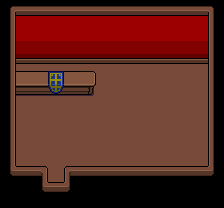

The image is a tile-based game level rendered from a .tmx file. Its description and source (layers, tilesets, objects; grid data summarised) follow:
An orthogonal 14x13 tile map with 16x16 px tiles, 3 tile layers (Base Layer, Ground Layer, Upper Layer), 3 tilesets and 8 objects (4x WorldObject, Entrance, Talk_Workshop, Workshop_NPC, NPC_16).

<map version="1.10" tiledversion="1.10.2" orientation="orthogonal" renderorder="right-down" width="14" height="13" tilewidth="16" tileheight="16" infinite="0" nextlayerid="11" nextobjectid="49">
 <properties>
  <property name="BuildingID" type="int" value="39" />
  <property name="MapType" value="Town" />
 </properties>
 <tileset firstgid="1" name="tsWallsFloors" tilewidth="16" tileheight="16" tilecount="484" columns="22">
  <image source="../Tilesets/tsWalls_Floors.png" trans="ffffff" width="352" height="353" />
  <tile id="9">
   <properties>
    <property name="Impassable" type="bool" value="true" />
   </properties>
  </tile>
  <tile id="10">
   <properties>
    <property name="Impassable" type="bool" value="true" />
   </properties>
  </tile>
  <tile id="22">
   <properties>
    <property name="Impassable" type="bool" value="true" />
   </properties>
  </tile>
  <tile id="24">
   <properties>
    <property name="Impassable" type="bool" value="true" />
   </properties>
  </tile>
  <tile id="25">
   <properties>
    <property name="Impassable" type="bool" value="true" />
   </properties>
  </tile>
  <tile id="27">
   <properties>
    <property name="Impassable" type="bool" value="true" />
   </properties>
  </tile>
  <tile id="28">
   <properties>
    <property name="Impassable" type="bool" value="true" />
   </properties>
  </tile>
  <tile id="29">
   <properties>
    <property name="Impassable" type="bool" value="true" />
   </properties>
  </tile>
  <tile id="30">
   <properties>
    <property name="Impassable" type="bool" value="true" />
   </properties>
  </tile>
  <tile id="31">
   <properties>
    <property name="Impassable" type="bool" value="true" />
   </properties>
  </tile>
  <tile id="33">
   <properties>
    <property name="Impassable" type="bool" value="true" />
   </properties>
  </tile>
  <tile id="44">
   <properties>
    <property name="Impassable" type="bool" value="true" />
   </properties>
  </tile>
  <tile id="46">
   <properties>
    <property name="Impassable" type="bool" value="true" />
   </properties>
  </tile>
  <tile id="47">
   <properties>
    <property name="Impassable" type="bool" value="true" />
   </properties>
  </tile>
  <tile id="49">
   <properties>
    <property name="Impassable" type="bool" value="true" />
   </properties>
  </tile>
  <tile id="50">
   <properties>
    <property name="Impassable" type="bool" value="true" />
   </properties>
  </tile>
  <tile id="52">
   <properties>
    <property name="Impassable" type="bool" value="true" />
   </properties>
  </tile>
  <tile id="53">
   <properties>
    <property name="Impassable" type="bool" value="true" />
   </properties>
  </tile>
  <tile id="55">
   <properties>
    <property name="Impassable" type="bool" value="true" />
   </properties>
  </tile>
  <tile id="66">
   <properties>
    <property name="Impassable" type="bool" value="true" />
   </properties>
  </tile>
  <tile id="68">
   <properties>
    <property name="Impassable" type="bool" value="true" />
   </properties>
  </tile>
  <tile id="69">
   <properties>
    <property name="Impassable" type="bool" value="true" />
   </properties>
  </tile>
  <tile id="71">
   <properties>
    <property name="Impassable" type="bool" value="true" />
   </properties>
  </tile>
  <tile id="72">
   <properties>
    <property name="Impassable" type="bool" value="true" />
   </properties>
  </tile>
  <tile id="73">
   <properties>
    <property name="Impassable" type="bool" value="true" />
   </properties>
  </tile>
  <tile id="74">
   <properties>
    <property name="Impassable" type="bool" value="true" />
   </properties>
  </tile>
  <tile id="75">
   <properties>
    <property name="Impassable" type="bool" value="true" />
   </properties>
  </tile>
  <tile id="77">
   <properties>
    <property name="Impassable" type="bool" value="true" />
   </properties>
  </tile>
  <tile id="88">
   <properties>
    <property name="Impassable" type="bool" value="true" />
   </properties>
  </tile>
  <tile id="89">
   <properties>
    <property name="Impassable" type="bool" value="true" />
   </properties>
  </tile>
  <tile id="90">
   <properties>
    <property name="Impassable" type="bool" value="true" />
   </properties>
  </tile>
  <tile id="91">
   <properties>
    <property name="Impassable" type="bool" value="true" />
   </properties>
  </tile>
  <tile id="92">
   <properties>
    <property name="Impassable" type="bool" value="true" />
   </properties>
  </tile>
  <tile id="93">
   <properties>
    <property name="Impassable" type="bool" value="true" />
   </properties>
  </tile>
  <tile id="94">
   <properties>
    <property name="Impassable" type="bool" value="true" />
   </properties>
  </tile>
  <tile id="95">
   <properties>
    <property name="Impassable" type="bool" value="true" />
   </properties>
  </tile>
  <tile id="96">
   <properties>
    <property name="Impassable" type="bool" value="true" />
   </properties>
  </tile>
  <tile id="97">
   <properties>
    <property name="Impassable" type="bool" value="true" />
   </properties>
  </tile>
  <tile id="98">
   <properties>
    <property name="Impassable" type="bool" value="true" />
   </properties>
  </tile>
  <tile id="99">
   <properties>
    <property name="Impassable" type="bool" value="true" />
   </properties>
  </tile>
  <tile id="121">
   <properties>
    <property name="Impassable" type="bool" value="true" />
   </properties>
  </tile>
  <tile id="128">
   <properties>
    <property name="Impassable" type="bool" value="true" />
   </properties>
  </tile>
  <tile id="140">
   <properties>
    <property name="Impassable" type="bool" value="true" />
   </properties>
  </tile>
  <tile id="143">
   <properties>
    <property name="Impassable" type="bool" value="true" />
   </properties>
  </tile>
  <tile id="152">
   <properties>
    <property name="Impassable" type="bool" value="true" />
   </properties>
  </tile>
  <tile id="153">
   <properties>
    <property name="Impassable" type="bool" value="true" />
   </properties>
  </tile>
  <tile id="160">
   <properties>
    <property name="Impassable" type="bool" value="true" />
   </properties>
  </tile>
  <tile id="161">
   <properties>
    <property name="Impassable" type="bool" value="true" />
   </properties>
  </tile>
  <tile id="163">
   <properties>
    <property name="Impassable" type="bool" value="true" />
   </properties>
  </tile>
  <tile id="164">
   <properties>
    <property name="Impassable" type="bool" value="true" />
   </properties>
  </tile>
  <tile id="165">
   <properties>
    <property name="Impassable" type="bool" value="true" />
   </properties>
  </tile>
  <tile id="185">
   <properties>
    <property name="Impassable" type="bool" value="true" />
   </properties>
  </tile>
  <tile id="186">
   <properties>
    <property name="Impassable" type="bool" value="true" />
   </properties>
  </tile>
 </tileset>
 <tileset firstgid="485" source="../Tilesets/tilesetHouses.tsx" />
 <tileset firstgid="1005" source="../Tilesets/tsWalls_Floors.tsx" />
 <layer id="6" name="Base Layer" width="14" height="13">
  <data>[182 cells, 182 non-empty, 5 distinct tile ids]</data>
 </layer>
 <layer id="7" name="Ground Layer" width="14" height="13">
  <data>[182 cells, 67 non-empty, 16 distinct tile ids]</data>
 </layer>
 <layer id="8" name="Upper Layer" width="14" height="13">
  <data>[182 cells, 17 non-empty, 6 distinct tile ids]</data>
 </layer>
 <objectgroup id="4" name="Travel Layer">
  <object id="1" name="Entrance" x="48" y="188" width="16" height="4">
   <properties>
    <property name="EntranceDir" value="Up" />
    <property name="Map" value="mapTown" />
   </properties>
  </object>
 </objectgroup>
 <objectgroup id="9" name="MapObject">
  <!-- 5 objects omitted --></objectgroup>
 <objectgroup id="5" name="Character Layer">
  <!-- 2 objects omitted --></objectgroup>
</map>
<!-- 7 of 8 objects omitted -->
